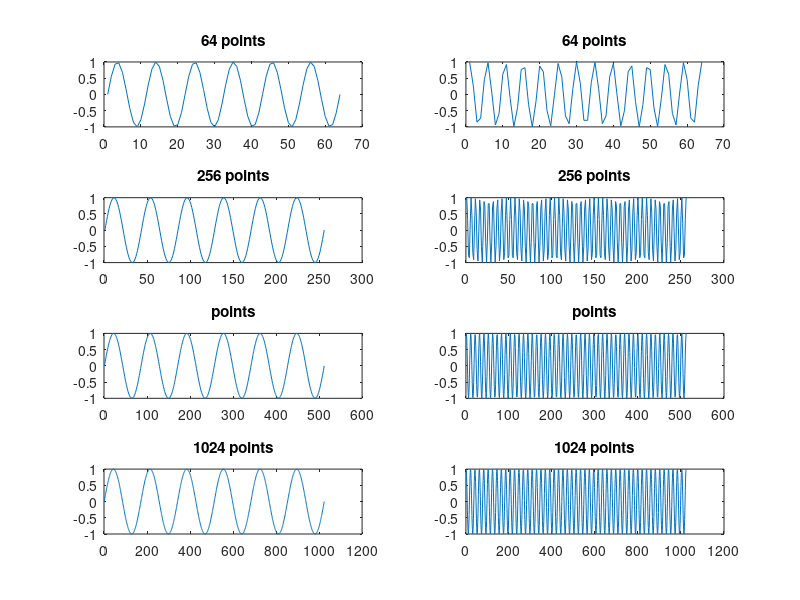
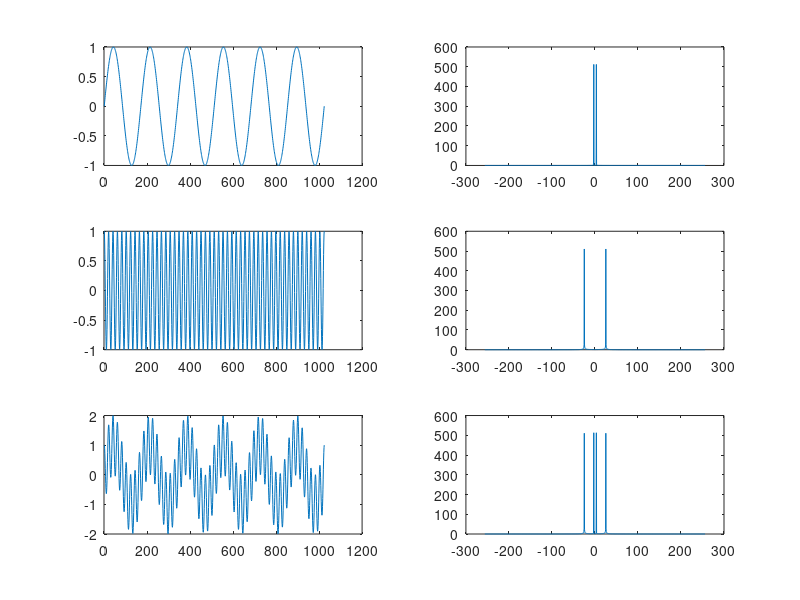

These charts were generated, in order, by the following MATLAB code:
tmax = 1;
tmin = -1;
%% Partie C
L = 64;
Fe = L/(tmax-tmin); %Fe = 32 HZ
Te = 1/Fe;
t = linspace(tmin,tmax,L);
m = sin(2*3*pi*t);
p = cos(2*25*pi*t);
figure('Name','Partie C')
subplot(421);
plot(m)
title('64 points')
subplot(422)
plot(p)
title('64 points')

L = 256;
Fe = L/(tmax-tmin); %Fe = 128 HZ
Te = 1/Fe;
t = linspace(tmin,tmax,L);
m = sin(2*3*pi*t);
p = cos(2*25*pi*t);

subplot(423);
plot(m)
title('256 points')
subplot(424)
plot(p)
title('256 points')

L = 512;
Fe = L/(tmax-tmin); %Fe = 256 HZ
Te = 1/Fe;
t = linspace(tmin,tmax,L);
m = sin(2*3*pi*t);
p = cos(2*25*pi*t);

subplot(425);
plot(m)
title('points')
subplot(426)
plot(p)
title('points')


L = 1024;
Fe = L/(tmax-tmin); %Fe = 512 HZ
Te = 1/Fe;
t = linspace(tmin,tmax,L);
m = sin(2*3*pi*t);
p = cos(2*25*pi*t);

subplot(427);
plot(m)
title('1024 points')
subplot(428)
plot(p)
title('1024 points')



%% Partie D
L = 1024;
Fe = L/(tmax-tmin); %Fe = 512 plus grand que la fraquence maximale 25 HZ
Te = 1/Fe;
t = linspace(tmin,tmax,L);

 

m = sin(2*3*pi*t);
p = cos(2*25*pi*t);
mp = m+p;
figure('Name','Partie D')
subplot(321);
plot(m)
subplot(323)
plot(p)
subplot(325)
plot(mp)


f = linspace(-Fe/2,Fe/2,L);
M = fftshift(abs(fft(m)));
subplot(322);
plot(f,M);

P = fftshift(abs(fft(p)));
subplot(324)
plot(f,abs(P))

MP = abs(M+P);
subplot(326)
plot(f,MP)



